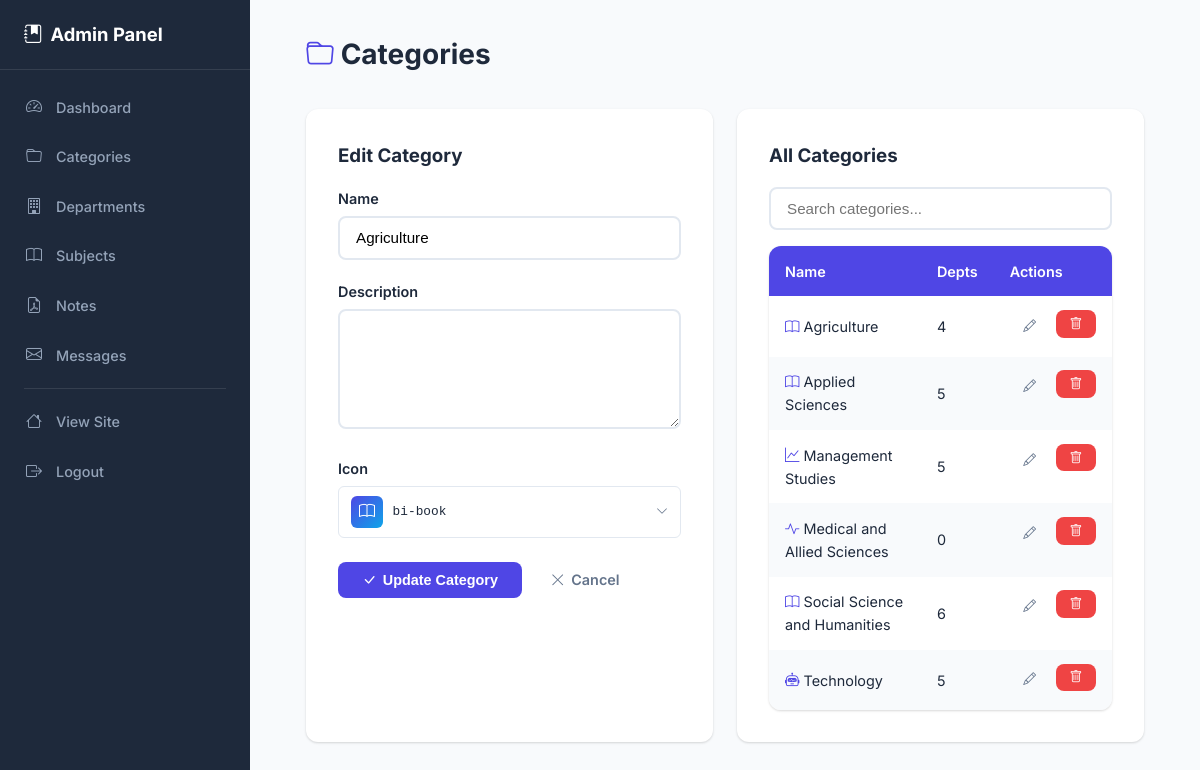
The app's page /admin/categories.php?edit=11 (signed in) with its own data.
### tables this page shows
CREATE TABLE categories (
    id INT AUTO_INCREMENT PRIMARY KEY,
    name VARCHAR(100) NOT NULL,
    description TEXT,
    icon VARCHAR(50) DEFAULT 'bi-book',
    created_at TIMESTAMP DEFAULT CURRENT_TIMESTAMP
);

### admin/categories.php (the view, shortened to what this page needs)
<?php
require_once '../includes/db.php';
$editCat = null;
if (isset($_GET['edit'])) {
    $editId = (int)$_GET['edit'];
    $stmt = $conn->prepare("SELECT * FROM categories WHERE id = ?");
    $stmt->bind_param("i", $editId);
    $stmt->execute();
    $editCat = $stmt->get_result()->fetch_assoc();
}
$categories = $conn->query("SELECT c.*,
    (SELECT COUNT(*) FROM departments WHERE category_id = c.id) as dept_count,
    (SELECT COUNT(*) FROM subjects s JOIN departments d ON s.department_id = d.id WHERE d.category_id = c.id) as subject_count,
    (SELECT COUNT(*) FROM notes n JOIN subjects s ON n.subject_id = s.id JOIN departments d ON s.department_id = d.id WHERE d.category_id = c.id) as note_count
    FROM categories c ORDER BY c.name");
?>
<!DOCTYPE html>
<html lang="en">
<head>
    <link rel="stylesheet" href="../css/style.css?v=<?= filemtime(__DIR__ . '/../css/style.css') ?>">
    <link rel="stylesheet" href="https://cdn.jsdelivr.net/npm/bootstrap-icons@1.11.3/font/bootstrap-icons.min.css">
</head>
<body>
<?php include '../includes/admin_nav.php'; ?>
<div class="admin-main">
<div class="page-wrapper">
    <div class="container">
        <div class="page-header">
            <h1><i class="bi bi-folder" style="color:var(--primary);"></i> Categories</h1>
        </div>
        <div class="grid-2">
            <div class="card-box">
                <h3 style="margin-bottom:1rem;"><?= $editCat ? 'Edit Category' : 'Add Category' ?></h3>
                <form action="" method="POST">
                    <div class="form-group">
                        <label>Name</label>
                        <input type="text" name="name" class="form-control" required value="<?= htmlspecialchars($editCat['name'] ?? '') ?>">
                    </div>
                    <div class="form-group">
                        <label>Description</label>
                        <textarea name="description" class="form-control" rows="2"><?= htmlspecialchars($editCat['description'] ?? '') ?></textarea>
                    </div>
                    <div class="form-group">
                        <label>Icon</label>
                        <div class="icon-picker">
                            <button type="button" class="icon-picker-toggle" id="iconToggle">
                                <span class="icon-picker-preview"><i class="bi <?= htmlspecialchars($editCat['icon'] ?? 'bi-book') ?>" id="iconPreview"></i></span>
                                <span class="icon-picker-name" id="iconName"><?= htmlspecialchars($editCat['icon'] ?? 'bi-book') ?></span>
                                <i class="bi bi-chevron-down icon-picker-caret"></i>
                            </button>
                        </div>
                    </div>
                    <?php if ($editCat): ?>
                    <button type="submit" class="btn btn-primary"><i class="bi bi-check-lg"></i> Update Category</button>
                    <a href="categories.php" class="btn btn-ghost"><i class="bi bi-x-lg"></i> Cancel</a>
                    <?php else: ?>
                    <button type="submit" class="btn btn-primary"><i class="bi bi-plus-lg"></i> Add Category</button>
                    <?php endif; ?>
                </form>
            </div>
            <div class="card-box">
                <h3 style="margin-bottom:1rem;">All Categories</h3>
                <input type="text" id="liveSearch" placeholder="Search categories..." class="form-control" style="margin-bottom:1rem;">
                <table class="admin-table">
                    <thead>
                        <tr><th>Name</th><th>Depts</th><th>Actions</th></tr>
                    </thead>
                    <tbody>
                        <?php while ($cat = $categories->fetch_assoc()): ?>
                        <tr class="filterable-item">
                            <td>
                                <i class="bi <?= htmlspecialchars($cat['icon']) ?>" style="color:var(--primary);"></i>
                                <?= htmlspecialchars($cat['name']) ?>
                            </td>
                            <td><?= $cat['dept_count'] ?></td>
                            <td class="actions">
                                <a href="categories.php?edit=<?= $cat['id'] ?>" class="btn btn-sm btn-ghost" title="Edit"><i class="bi bi-pencil"></i></a>
                                <?php $delMsg = htmlspecialchars(json_encode("Delete \"{$cat['name']}\"?\n\nThis will also permanently delete:\n- {$cat['dept_count']} department(s)\n- {$cat['subject_count']} subject(s)\n- {$cat['note_count']} note(s)", JSON_UNESCAPED_SLASHES | JSON_UNESCAPED_UNICODE)); ?>
                                <form method="POST" style="display:inline;" onsubmit="return confirm(<?= $delMsg ?>);">
                                    <button type="submit" class="btn btn-sm btn-danger" title="Delete"><i class="bi bi-trash"></i></button>
                                </form>
                            </td>
                        </tr>
                        <?php endwhile; ?>
                    </tbody>
                </table>
            </div>
        </div>
    </div>
</div>
</div>
</body>
</html>

### css/style.css (style rules this page uses)
:root { --primary: #4f46e5; --primary-dark: #4338ca; --primary-light: #818cf8; --secondary: #0ea5e9; --accent: #f59e0b; --success: #10b981; --danger: #ef4444; --warning: #f59e0b; --dark: #1e293b; --gray: #64748b; --light-gray: #e2e8f0; --bg: #f8fafc; --white: #ffffff; --shadow: 0 1px 3px rgba(0,0,0,0.1), 0 1px 2px rgba(0,0,0,0.06); --shadow-md: 0 4px 6px rgba(0,0,0,0.1), 0 2px 4px rgba(0,0,0,0.06); --shadow-lg: 0 10px 15px rgba(0,0,0,0.1), 0 4px 6px rgba(0,0,0,0.05); --radius: 12px; --radius-sm: 8px; --transition: all 0.3s ease; }
* { margin: 0; padding: 0; box-sizing: border-box; }
body { font-family: 'Inter', -apple-system, BlinkMacSystemFont, 'Segoe UI', Roboto, sans-serif; background: var(--bg); color: var(--dark); line-height: 1.6; min-height: 100vh; }
a { text-decoration: none; color: var(--primary); transition: var(--transition); }
.container { max-width: 1200px; margin: 0 auto; padding: 0 1.5rem; }
.page-wrapper { padding: 2rem 0; min-height: calc(100vh - 200px); }
.page-header { display: flex; justify-content: space-between; align-items: center; margin-bottom: 2rem; flex-wrap: wrap; gap: 1rem; }
.page-header h1 { font-size: 1.75rem; font-weight: 700; }
.btn { display: inline-flex; align-items: center; gap: 0.4rem; padding: 0.65rem 1.5rem; border: none; border-radius: var(--radius-sm); font-size: 0.9rem; font-weight: 600; cursor: pointer; transition: var(--transition); text-align: center; justify-content: center; }
.btn-primary { background: var(--primary); color: var(--white); }
.btn-danger { background: var(--danger); color: var(--white); }
.btn-ghost { background: transparent; color: var(--gray); }
.btn-sm { padding: 0.4rem 0.85rem; font-size: 0.8rem; }
.form-group { margin-bottom: 1.25rem; }
.form-group label { display: block; font-weight: 600; margin-bottom: 0.4rem; font-size: 0.9rem; color: var(--dark); }
.form-control { width: 100%; padding: 0.7rem 1rem; border: 2px solid var(--light-gray); border-radius: var(--radius-sm); font-size: 0.95rem; outline: none; transition: var(--transition); background: var(--white); }
textarea.form-control { resize: vertical; min-height: 120px; }
.card-box { background: var(--white); border-radius: var(--radius); padding: 2rem; box-shadow: var(--shadow); }
.icon-picker { position: relative; }
.icon-picker-toggle { width: 100%; display: flex; align-items: center; gap: 0.6rem; padding: 0.55rem 0.75rem; background: var(--white); border: 1px solid var(--light-gray); border-radius: 6px; font-size: 0.85rem; color: var(--dark); cursor: pointer; text-align: left; }
.icon-picker-preview { width: 32px; height: 32px; border-radius: 6px; background: linear-gradient(135deg, var(--primary), var(--secondary)); color: var(--white); display: inline-flex; align-items: center; justify-content: center; font-size: 1rem; flex-shrink: 0; }
.icon-picker-name { flex: 1; font-family: monospace; font-size: 0.8rem; overflow: hidden; text-overflow: ellipsis; white-space: nowrap; }
.icon-picker-caret { color: var(--gray); font-size: 0.75rem; }
.grid-2 { display: grid; grid-template-columns: repeat(2, 1fr); gap: 1.5rem; margin-bottom: 2rem; }
.admin-table { width: 100%; border-collapse: collapse; background: var(--white); border-radius: var(--radius); overflow: hidden; box-shadow: var(--shadow); }
.admin-table th, .admin-table td { padding: 0.85rem 1rem; text-align: left; font-size: 0.9rem; }
.admin-table th { background: var(--primary); color: var(--white); font-weight: 600; }
.admin-table tr:nth-child(even) { background: #f8fafc; }
.admin-table .actions { display: flex; gap: 0.4rem; }
.admin-main { margin-left: 250px; min-height: 100vh; background: var(--bg); }
.admin-main .page-wrapper { padding: 2rem; }

### records on screen
categories: name "Agriculture", icon "bi-book", dept_count "4"
categories: name "Applied Sciences", dept_count "5"
categories: name "Management Studies", dept_count "5"
categories: name "Medical and Allied Sciences", dept_count "0"
categories: name "Social Science and Humanities", dept_count "6"
categories: name "Technology", dept_count "5"
